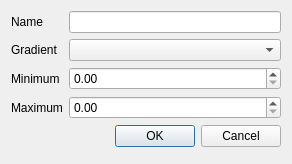
<?xml version="1.0" encoding="UTF-8"?>
<ui version="4.0">
 <class>ColorRangeDialog</class>
 <widget class="QDialog" name="ColorRangeDialog">
  <property name="geometry">
   <rect>
    <x>0</x>
    <y>0</y>
    <width>292</width>
    <height>164</height>
   </rect>
  </property>
  <property name="windowTitle">
   <string>Dialog</string>
  </property>
  <layout class="QFormLayout" name="formLayout">
   <item row="0" column="0">
    <widget class="QLabel" name="nameLabel">
     <property name="text">
      <string>Name</string>
     </property>
    </widget>
   </item>
   <item row="0" column="1">
    <widget class="QLineEdit" name="nameLineEdit"/>
   </item>
   <item row="1" column="0">
    <widget class="QLabel" name="gradientLabel">
     <property name="text">
      <string>Gradient</string>
     </property>
    </widget>
   </item>
   <item row="1" column="1">
    <widget class="QComboBox" name="gradientComboBox"/>
   </item>
   <item row="2" column="0">
    <widget class="QLabel" name="minLabel">
     <property name="text">
      <string>Minimum</string>
     </property>
    </widget>
   </item>
   <item row="2" column="1">
    <widget class="QDoubleSpinBox" name="minDoubleSpinBox"/>
   </item>
   <item row="3" column="0">
    <widget class="QLabel" name="maxLabel">
     <property name="text">
      <string>Maximum</string>
     </property>
    </widget>
   </item>
   <item row="3" column="1">
    <widget class="QDoubleSpinBox" name="maxDoubleSpinBox"/>
   </item>
   <item row="4" column="0" colspan="2">
    <widget class="QDialogButtonBox" name="buttonBox">
     <property name="orientation">
      <enum>Qt::Horizontal</enum>
     </property>
     <property name="standardButtons">
      <set>QDialogButtonBox::Cancel|QDialogButtonBox::Ok</set>
     </property>
    </widget>
   </item>
  </layout>
 </widget>
 <resources/>
 <connections>
  <connection>
   <sender>buttonBox</sender>
   <signal>accepted()</signal>
   <receiver>ColorRangeDialog</receiver>
   <slot>accept()</slot>
   <hints>
    <hint type="sourcelabel">
     <x>248</x>
     <y>254</y>
    </hint>
    <hint type="destinationlabel">
     <x>157</x>
     <y>274</y>
    </hint>
   </hints>
  </connection>
  <connection>
   <sender>buttonBox</sender>
   <signal>rejected()</signal>
   <receiver>ColorRangeDialog</receiver>
   <slot>reject()</slot>
   <hints>
    <hint type="sourcelabel">
     <x>316</x>
     <y>260</y>
    </hint>
    <hint type="destinationlabel">
     <x>286</x>
     <y>274</y>
    </hint>
   </hints>
  </connection>
 </connections>
</ui>
